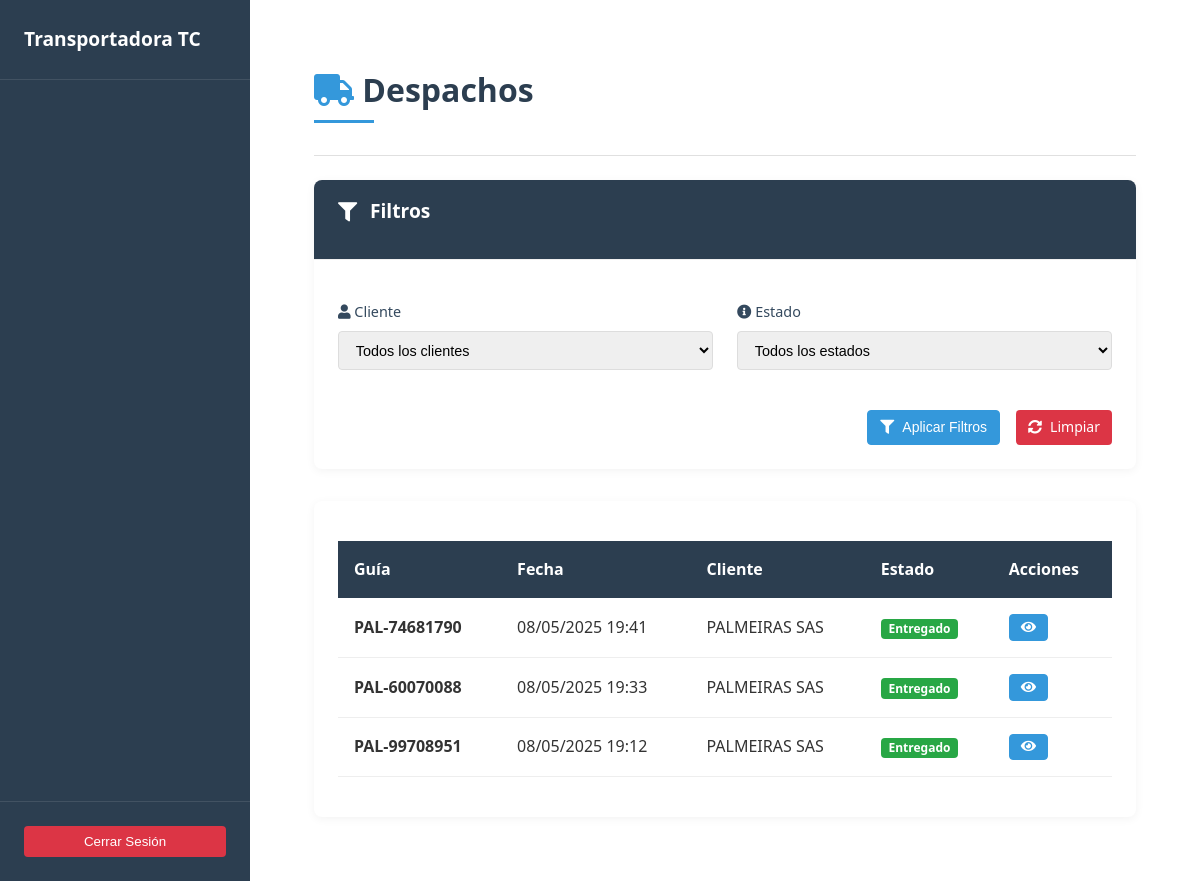
Page /despachos/ on the committed database.
### despachos/models.py (models this page shows, shortened)
class Despacho(models.Model):
    ESTADOS = (
        ('BODEGA', 'En bodega'),
        ('RUTA', 'En ruta'),
        ('ENTREGADO', 'Entregado'),
    )
    cliente = models.ForeignKey(Cliente, on_delete=models.CASCADE, related_name='despachos')
    fecha_creacion = models.DateTimeField(auto_now_add=True)
    guia = models.CharField(max_length=20, unique=True, blank=True)
    estado = models.CharField(max_length=20, choices=ESTADOS, default='BODEGA')
    valor_flete = models.DecimalField(max_digits=10, decimal_places=2, blank=True, null=True)
    observaciones = models.TextField(blank=True, null=True)
    placa_camion = models.CharField(max_length=20, default='')
    nombre_conductor = models.CharField(max_length=50, blank=True, null=True, default='')
    escaneo_completado = models.BooleanField(default=False)

### clientes/models.py (models this page shows, shortened)
class Cliente(models.Model):
    nit = models.CharField(max_length=255, default="", unique=True, blank=False)
    nombre = models.CharField(max_length=255, blank=False)
    email = models.EmailField()
    telefono = models.CharField(max_length=15)
    ciudad = models.CharField(max_length=255)
    direccion = models.CharField(max_length=255)
    proveedores = models.ManyToManyField(Proveedor, related_name="clientes", blank=True)
    fecha_creacion = models.DateTimeField(auto_now_add=True)

### despachos/views.py (the view)
# urls.py: path('', views.lista_despachos, name='lista_despachos'),
def lista_despachos(request, cliente_nombre=None):
    despachos = Despacho.objects.all().order_by('-fecha_creacion')
    cliente = None
    estados = Despacho.ESTADOS
    if cliente_nombre:
        cliente = get_object_or_404(Cliente, nombre=cliente_nombre)
        despachos = despachos.filter(cliente=cliente)
    estado_filter = request.GET.get('estado')
    if estado_filter:
        despachos = despachos.filter(estado=estado_filter)
    stats = {
        'total_despachos': 0,
        'en_bodega': 0,
        'en_ruta': 0,
        'entregados': 0
    }
    if cliente:
        stats['total_despachos'] = despachos.count()
        stats['en_bodega'] = despachos.filter(estado='BODEGA').count()
        stats['en_ruta'] = despachos.filter(estado='RUTA').count()
        stats['entregados'] = despachos.filter(estado='ENTREGADO').count()
    paginator = Paginator(despachos, 15)  # 15 items por página
    page_number = request.GET.get('page')
    page_obj = paginator.get_page(page_number)
    context = {
        'despachos': page_obj,
        'cliente': cliente,
        'clientes': Cliente.objects.all(),
        'estados': estados,
        **stats
    }
    return render(request, 'despachos/lista_despachos.html', context)

### main/templatetags/auth_extras.py (called while the page is built)
@register.filter(name='in_group')
def in_group(user, group_name):
    return user.groups.filter(name=group_name).exists()

### despachos/templates/despachos/lista_despachos.html (shortened to what this page needs)
{% extends 'base.html' %}
{% load auth_extras %}
{% load static %}
{% block content %}
<link rel="stylesheet" href="{% static 'css/styles.css' %}">
<main class="main-content">
    <header class="content__header content__header--flex">
        <div>
            <h1 class="content__title">
                <i class="fas fa-truck"></i> Despachos
            </h1>
        </div>
    </header>
    <hr class="divider">
    <section class="content__body">
        <div class="filters-card">
            <div class="card__header">
                <h3 class="card__title">
                    <i class="fas fa-filter"></i> Filtros
                </h3>
            </div>
            <div class="card__body">
                <form method="get" class="filter-form">
                    <div class="filter-grid">
                        <div class="filter-group">
                            <label for="clienteFilter" class="filter-label">
                                <i class="fas fa-user"></i> Cliente
                            </label>
                            <select id="clienteFilter" class="filter-select" onchange="location = this.value;">
                                <option value="{% url 'lista_despachos' %}">Todos los clientes</option>
                            </select>
                        </div>
                        <div class="filter-group">
                            <label for="estadoFilter" class="filter-label">
                                <i class="fas fa-info-circle"></i> Estado
                            </label>
                            <select id="estadoFilter" class="filter-select" name="estado">
                                <option value="">Todos los estados</option>
                            </select>
                        </div>
                    </div>
                    <div class="filter-actions">
                        <button type="submit" class="btn btn--primary btn--icon">
                            <i class="fas fa-filter"></i> Aplicar Filtros
                        </button>
                        <a href="{% if cliente %}{% url 'lista_despachos_cliente' cliente.nombre %}{% else %}{% url 'lista_despachos' %}{% endif %}"
                           class="btn btn--danger btn--icon">
                            <i class="fas fa-sync-alt"></i> Limpiar
                        </a>
                    </div>
                </form>
            </div>
        </div>
        <div class="card">
            <div class="card__body">
                {% if despachos %}
                <div class="table-responsive">
                    <table class="data-table">
                        <thead>
                            <tr>
                                <th>Guía</th>
                                <th>Fecha</th>
                                <th>Cliente</th>
                                <th>Estado</th>
                                <th>Acciones</th>
                            </tr>
                        </thead>
                        <tbody>
                            {% for despacho in despachos %}
                            <tr>
                                <td data-label="Guía">
                                    <strong>{{ despacho.guia }}</strong>
                                </td>
                                <td data-label="Fecha">{{ despacho.fecha_creacion|date:"d/m/Y H:i" }}</td>
                                <td data-label="Cliente">{{ despacho.cliente.nombre }}</td>
                                <td data-label="Estado">
                                    <span class="badge
                                        {% if despacho.estado == 'ENTREGADO' %}bg-success
                                        {% elif despacho.estado == 'RUTA' %}bg-warning
                                        {% else %}bg-secondary{% endif %}">
                                        {{ despacho.get_estado_display }}
                                    </span>
                                </td>
                                <td data-label="Acciones">
                                    <div class="actions-group">
                                        <a href="{% url 'detalle_despacho' despacho.pk %}"
                                           class="btn btn--primary btn--sm"
                                           title="Ver detalle">
                                            <i class="fas fa-eye"></i>
                                        </a>
                                    </div>
                                </td>
                            </tr>
                            {% endfor %}
                        </tbody>
                    </table>
                </div>
                {% endif %}
            </div>
        </div>
    </section>
</main>
{% endblock %}

### rows in the picture
Despacho: guia "PAL-74681790", fecha_creacion "08/05/2025 19:41", cliente.nombre "PALMEIRAS SAS", estado "Entregado"
Despacho: guia "PAL-60070088", fecha_creacion "08/05/2025 19:33", cliente.nombre "PALMEIRAS SAS", estado "Entregado"
Despacho: guia "PAL-99708951", fecha_creacion "08/05/2025 19:12", cliente.nombre "PALMEIRAS SAS", estado "Entregado"
